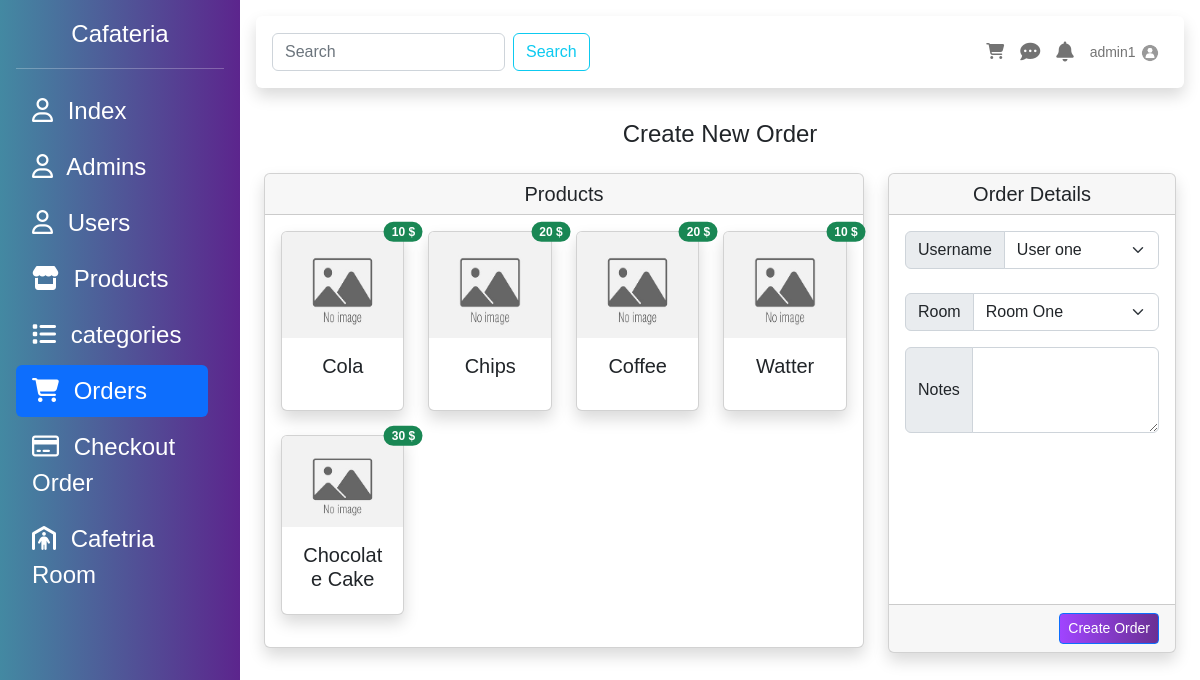
The page /order.php?add=Admin (signed in) on the database its author committed.
### tables this page shows
CREATE TABLE `products` (
  `id` int(10) UNSIGNED NOT NULL,
  `name` varchar(255) NOT NULL,
  `description` text DEFAULT NULL,
  `price` float NOT NULL,
  `picture` varchar(255) NOT NULL,
  `category_id` int(10) UNSIGNED NOT NULL,
  `status` enum('Available','Not Available') DEFAULT 'Available',
  `created_at` timestamp NOT NULL DEFAULT current_timestamp()
);

### DataBase/DBCLass.php (called while the page is built, shortened)
<?php
require "connect.php";
class Table extends Database{
    public $TbName;
    public function __construct($tableName){
        $this->TbName = $tableName;
    }
    public function Select(array $columns, $condition=1){
        $statement = "SELECT " . implode(",", $columns) . " FROM {$this->TbName} WHERE $condition";
        try {
            $selected = parent::connect()->query($statement);
            return $selected;
        } catch (PDOException $e){
            throw new Exception("PDO Error: " . $e->getMessage());
        }
    }
    public function FindById($cond,$value){
        $sql = "SELECT * FROM {$this->TbName} WHERE $cond = :val";
        $Sel = parent::connect()->prepare($sql);
        $Sel->execute(['val' => $value]);
        if($Sel->rowCount() > 0){
            $result = $Sel->fetch();
            return $result;
        }else{
            throw new Exception("is not Found");
        }
    }
}
?>

### DataBase/connect.php (called while the page is built, shortened)
<?php
class Database{
    static protected $connection = false ;
    private static $server = 'localhost';
    private static $root = "root";
    private static $pass = "";
    private static $Db = "cafeteria";
    public static function connect(){
        if(!self::$connection){
            try {
                self::$connection = new PDO("mysql:host=".self::$server.";dbname=".self::$Db."", self::$root, self::$pass);
            } catch (PDOException $e) {
                die("PDO CONNECTION ERROR: " . $e->getMessage() . "<br/>");
            }
        }
        return self::$connection;
    }
}
?>

### orders/addForm.php (the view, shortened to what this page needs)
<div class="row">
    <div class="col-lg-12">
        <div class="text-center">
            <h2 class="h4 text-gray-900 mb-4">Create New Order</h2>
        </div>
        <div class="row px-4 g-4 justify-content-between">
            <div class="col-8">
                <div class="card shadow">
                    <h5 class="card-header text-center">Products</h5>
                    <div class="card-body">
                        <div class="row row-cols-2 row-cols-md-2 row-cols-lg-4 g-4 justify-content-start align-items-center mb-3">
                            <?php foreach($products_result as $product) {?>
                                <div class="col product_card" data-product-id="<?=$product['id']?>" data-product-price="<?=$product['price']?>" data-product-name="<?=$product['name']?>">
                                    <div class="card shadow position-relative" style="height:180px">
                                        <img class="card-img-top" style="height: 15vh" src="uploads/<?=$product['picture']?>" alt="...">
                                        <div class="card-body">
                                            <h5 class="card-title text-center"><?=$product['name']?></h5>
                                        </div>
                                        <span class="position-absolute top-0 start-100 translate-middle badge rounded-pill bg-success">
                                            <?=$product['price']?> $
                                        </span>
                                    </div>
                                </div>
                            <?php }?>
                        </div>
                    </div>
                </div>
            </div>
            <div class="col-4">
                <form action="orders/add.php" method="post">
                    <div class="card shadow" style="min-height: 60vh;">
                        <h5 class="card-header text-center">Order Details</h5>
                        <div class="card-body">
                            <div class="input-group mb-4">
                                <span class="input-group-text" id="basic-addon1">Username</span>
                                <select class="form-control form-select" name="user_id" aria-label="Select user">
                                    <?php foreach($users_result as $user) {?>
                                        <option value="<?=$user['id']?>"><?=$user['username']?></option>
                                    <?php }?>
                                </select>
                            </div>
                            <div class="input-group mb-3">
                                <span class="input-group-text" id="basic-addon1">Room</span>
                                <select class="form-control form-select" name="room" aria-label="Select room number">
                                    <?php foreach($rooms_result as $room) {?>
                                        <option value="<?=$room['id']?>"><?=$room['room_number']?></option>
                                    <?php }?>
                                </select>
                            </div>
                            <div class="input-group mb-3">
                                <labal class="input-group-text" for="notes">Notes</labal>
                                <textarea name="notes" id="notes" class="form-control" cols="30" rows="3"></textarea>
                            </div>
                        </div>
                        <div class="card-footer d-flex justify-content-between">
                            <button type="submit" class="btn btn-sm  btn-primary">Create Order</button>
                        </div>
                </div>
                </form>
            </div>
        </div>
    </div>
</div>

### include/navbar.php (shortened to what this page needs)
<?php
    $newTable = new Table('admins');
    $currentAdmin = $newTable->FindById('id',$_SESSION['id']);
?>
<div id="body_content" class="flex-fill">
    <div class="p-3">
        <nav class="navbar navbar-expand-lg bg-white shadow rounded p-3 mb-3">
            <form class="d-flex" role="search">
                <input class="form-control me-2" type="search" placeholder="Search" aria-label="Search">
                <button class="btn btn-outline-info" type="submit">Search</button>
            </form>
            <ul class="navbar-nav ms-auto d-flex flex-row">
                <li class="nav-item me-3 me-lg-0">
                    <a class="nav-link" href="#!">
                        <i class="fas fa-shopping-cart"></i>
                    </a>
                </li>
                <li class="nav-item me-3 me-lg-0">
                    <a class="nav-link" href="#!">
                        <i class="fas fa-comment-dots fa-lg"></i>
                    </a>
                </li>
                <li class="nav-item me-3 me-lg-0">
                    <a class="nav-link" href="#!">
                        <i class="fas fa-bell fa-lg"></i>
                    </a>
                </li>
                <li class="nav-item dropdown me-3 me-lg-0">
                    <a class="nav-link dropdown-toggle" href="#" id="userDropdown" role="button" data-bs-toggle="dropdown" aria-expanded="false">
                    <span class="mr-2 d-none d-lg-inline text-gray-600 small"><?=$currentAdmin['username']?></span>
                        <img class="rounded-circle" src="uploads/<?= $currentAdmin['profile_picture']?>" width="20px" height="20px">
                    </a>
                </li>
            </ul>
        </nav>
    </div>

### include/sidebar.php (style rules this page uses)
html, body { height: 100%; font-family: 'Ubuntu', sans-serif; }
.dropdown-toggle::after { content: none; }
.btn-primary { background: #6a3093; background: -webkit-linear-gradient(to right, #a044ff, #6a3093); background: linear-gradient(to right, #a044ff, #6a3093); }

### rows shown on the page
products: picture (placeholder picture), name "Cola", price "10"
products: picture (placeholder picture), name "Chips", price "20"
products: picture (placeholder picture), name "Coffee", price "20"
products: picture (placeholder picture), name "Watter", price "10"
products: picture (placeholder picture), name "Chocolate Cake", price "30"

### other values the page prints
$currentAdmin['username'] "admin1"
form field user_id "User one"
form field room "Room One"
